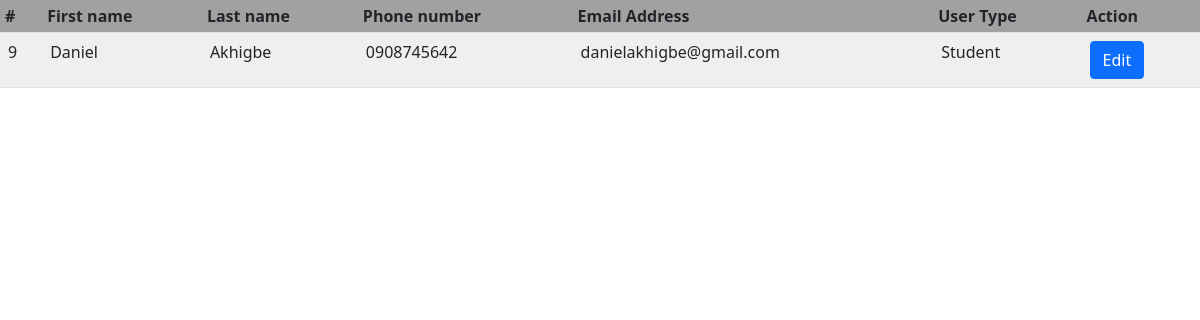
Page /Normal/ViewUser.php (signed in) on the committed database.
### tables this page shows
CREATE TABLE `user` (
  `id` int(11) NOT NULL,
  `fname` varchar(50) NOT NULL,
  `lname` varchar(50) NOT NULL,
  `phone` varchar(15) NOT NULL,
  `email` varchar(255) NOT NULL,
  `password` varchar(20) NOT NULL,
  `type` varchar(20) NOT NULL
);

### Normal/ViewUser.php (the view, shortened to what this page needs)
<?php
include_once '../connection.php';
$email = $_SESSION['email'];
$password = $_SESSION['password'];
$sql="SELECT * FROM user where email = '$email' AND password = '$password'";
$res=mysqli_query($con,$sql) or die(mysqli_error($con));
?>
<html>
<head>
<link href="https://cdn.jsdelivr.net/npm/bootstrap@5.1.3/dist/css/bootstrap.min.css" rel="stylesheet">
<table id="viewdata" class="table table-striped">
<tr>
<th>#</th>
<th>First name</th>
<th>Last name</th>
<th>Phone number</th>
<th>Email Address</th>
<th>User Type</th>
<th>Action</th>
</tr>
<?php
while($row=mysqli_fetch_assoc($res))
{
echo "<tr><td>";
echo $row['id'];
echo "</td><td>";
echo $row['fname'];
echo "</td><td>";
echo $row['lname'];
echo "</td><td>";
echo $row['phone'];
echo "</td><td>";
echo $row['email'];
echo "</td><td>";
echo $row['type'];
echo "
<td><a href=\"#\" class=\" btn btn-primary\" onclick=\"getPage('../nbproject/Edit.php?data=".$row['id']."')\">Edit</a></td></tr>";
}
?>
</table>

### Normal/ViewUser.php (style rules this page uses)
#viewdata th { background:#aaa; }
#viewdata td { background:#efefef; }
#viewdata th,td { padding:5px;text-align:left; }

### rows in the picture
user: id "9", fname "Daniel", lname "Akhigbe", phone "0908745642", email "danielakhigbe@gmail.com", type "Student"
